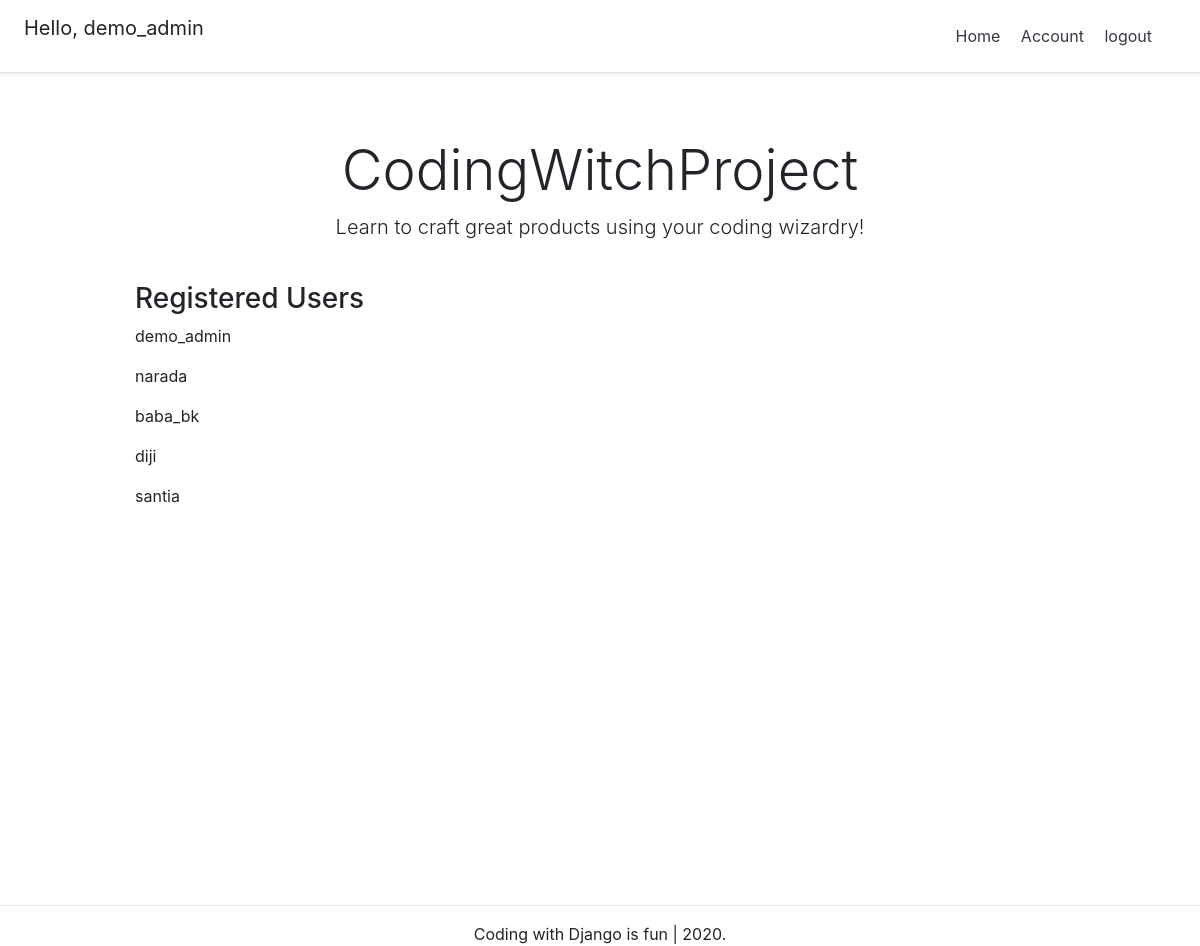
The page / (signed in) on the database its author committed.
### account/models.py (models this page shows, shortened)
class Account(AbstractBaseUser):
    email               = models.EmailField(verbose_name="email", max_length=60, unique=True)
    username            = models.CharField(max_length=30, unique=True)
    date_joined         = models.DateTimeField(verbose_name="date joined",auto_now_add=True)
    last_login          = models.DateTimeField(verbose_name="last login", auto_now=True)
    is_admin            = models.BooleanField(default=False)
    is_active           = models.BooleanField(default=True)
    is_staff            = models.BooleanField(default=False)
    is_superuser        = models.BooleanField(default=False)
    USERNAME_FIELD = 'email'
    REQUIRED_FIELDS = ['username',]
    objects = MyAccountManager()

### personal/views.py (the view)
# urls.py: path('', home_screen_view, name='home'),
def home_screen_view(request):
    users = Account.objects.all()
    context = {'users': users}
    return render(request, 'personal/home.html', context)

### personal/templates/personal/home.html
{% extends "base.html" %}
{% block content %}
<div class="pricing-header px-3 py-3 pt-md-5 pb-md-4 mx-auto text-center">
    <h1 class="display-4">CodingWitchProject</h1>
    <p class="lead">Learn to craft great products using your coding wizardry!</p>
</div>
<div class="container">
    <div class="d-flex flex-column">
        <h3>Registered Users</h3>
    {% for user in users %}
        <p>{{ user.username }}</p>
    {% endfor %}
    </div>
</div>
{% endblock content %}

### templates/snippets/header.html (shortened to what this page needs)
<link rel="stylesheet" href="https://stackpath.bootstrapcdn.com/bootstrap/4.5.2/css/bootstrap.min.css">
    <div class="d-flex flex-column flex-md-row align-items-center p-3 px-md-4 mb-3 bg-white border-bottom shadow-sm">
        <h5 class="my-0 mr-md-auto font-weight-normal">
            {%  if request.user.is_authenticated %}
            <p>Hello, {{ request.user.username }}</p>
            {% endif %}
        </h5>
        <nav class="my-2 my-md-0 mr-md-3">
            {%  if request.user.is_authenticated %}
                <a class="p-2 text-dark" href="{% url 'home' %}">Home</a>
                <a class="p-2 text-dark" href="{% url 'account' %}">Account</a>
                <a class="p-2 text-dark" href="{% url 'logout' %}">logout</a>
            {% else %}
                <a class="p-2 text-dark" href="{% url 'home' %}">Home</a>
                <a class="p-2 text-dark" href="{% url 'login' %}">login</a>
                <a  class="btn btn-outline-primary" href="{% url 'register' %}">Register</a>
            {% endif %}
        </nav>
    </div>

### templates/snippets/header.html (style rules this page uses)
@media (min-width: 768px) { html { font-size: 16px; } }
.container { max-width: 960px; }
.pricing-header { max-width: 700px; }

### rows shown on the page
Account: user.username "demo_admin", username "demo_admin"
Account: username "narada"
Account: username "baba_bk"
Account: username "diji"
Account: username "santia"
